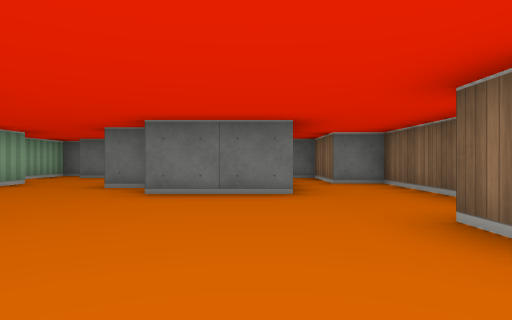
View 1 (above)

12 first-person views from a walk through a cub3D level. The camera is about half as high as the walls, looks level and sees 75° across. The floor is counted in squares. Each view is taken from the middle of a square. On the plan, view 1 faces up. The plan holds only what a view shows up to about 9 squares ahead; the rest is blank.

View 2
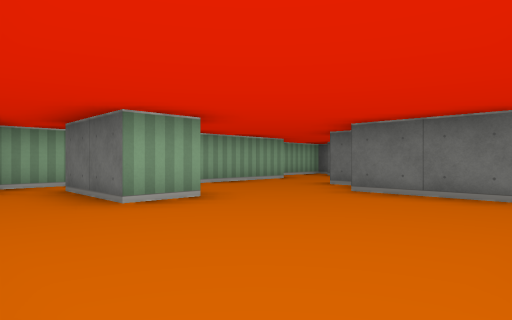

View 3
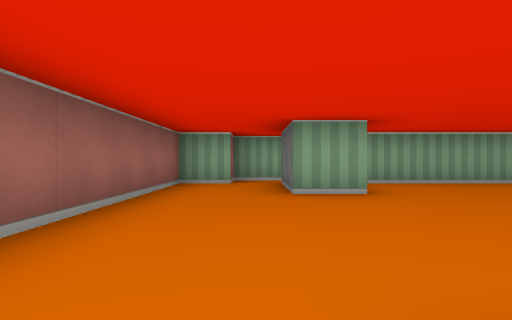

View 4
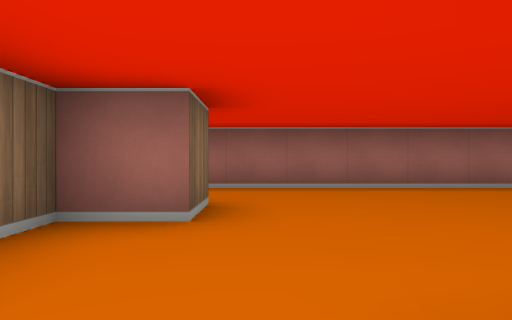

View 5
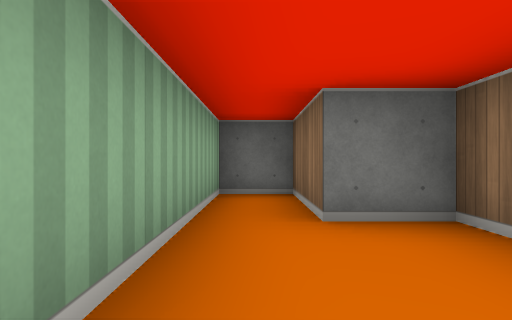

View 6
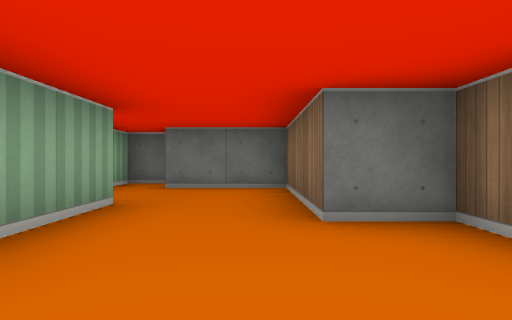

View 7
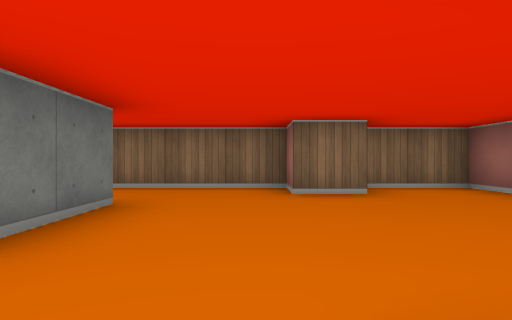

View 8
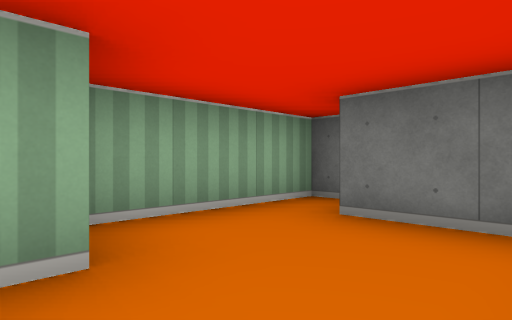

View 9
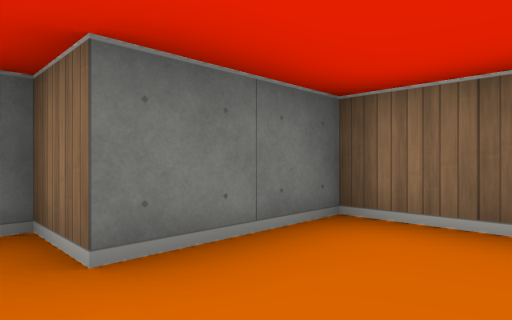

View 10
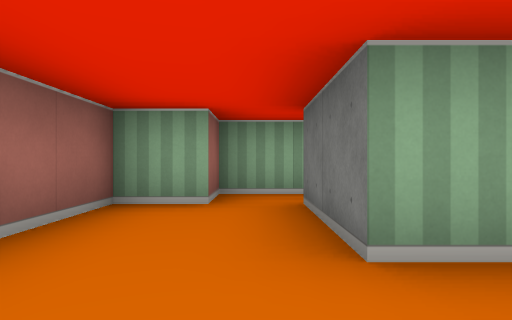

View 11
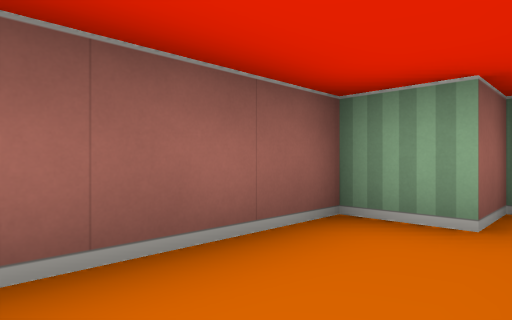

View 12
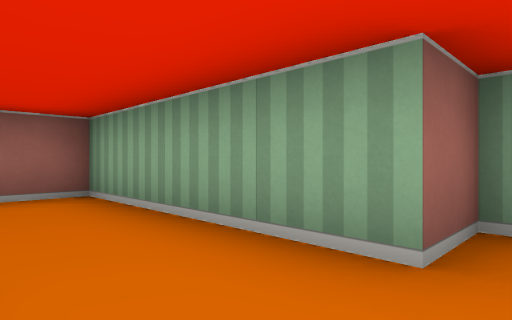

### Floor plan
Points are (right, up) in squares from view 1. A wall is a line through its corners. A room is listed if a view was taken in it or the views show most of it. See-through windows are left out.
Room 1 (views 1, 2, 3, 4, 5, 6, 7, 8, 9, 10, 11, 12)
walls: (-1.5, 4.9) (-1.5, 5.5) (-2.5, 5.5) (-2.5, 8.5) (-4.5, 8.5) (-4.5, 9.5) (-5.5, 9.5) (-5.5, 6.5) (-4.5, 6.5) (-4.5, 2.5) (-3.5, 2.5); (-2.5, 2.6) (-2.5, 1.5) (-4.5, 1.5); (1.5, 1.4) (1.5, 2.5) (2.5, 2.5) (2.5, 6.5) (1.5, 6.5) (1.5, 8.5) (0.5, 8.5) (0.5, 4.5) (-1.5, 4.5); (-5.5, 1.9) (-5.5, 0.5) (-4.5, 0.5) (-4.5, -0.5) (2.5, -0.5) (2.5, 1.2)

Where each view was taken, in squares from view 1:
view 1: 0 up, 0 right, facing up
view 2: 0 up, 1 right, facing up-left
view 3: 1 up, 2 right, facing left
view 4: 5 up, 1 right, facing down
view 5: 4 up, 1 right, facing up
view 6: 3 up, 3 left, facing up
view 7: 3 up, 3 left, facing right
view 8: 6 up, 3 left, facing up-left
view 9: 7 up, 5 left, facing up-right
view 10: 1 up, 1 left, facing left
view 11: 1 up, 2 left, facing down-left
view 12: 7 up, 3 left, facing down-left
